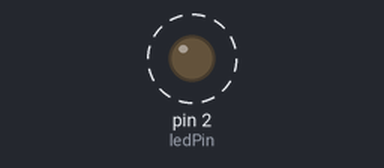
The sketch below on a simulated Arduino Uno, built with avr-gcc and run on an emulated ATmega328P. Shown: output pins drawn as LEDs (lit = HIGH). Dashed ring = blinking. What the sketch prints to the serial monitor is not drawn.

Above: at 0.5 s.
Timing chart, 0 to 4.6 s (numbered marks = the images above):
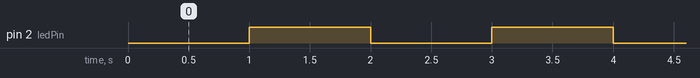

The sketch:

ex02_blink.ino
```cpp
const int ledPin = 2;
unsigned long previousMillis = 0;
const long interval = 1000; // 1000ms = 1s
bool ledState = LOW;

void setup() {
  pinMode(ledPin, OUTPUT);
  Serial.begin(115200);
}

void loop() {
  unsigned long currentMillis = millis();

  if (currentMillis - previousMillis >= interval) {
    previousMillis = currentMillis;
    ledState = !ledState;
    digitalWrite(ledPin, ledState);
    Serial.print("LED state: ");
    Serial.println(ledState ? "ON" : "OFF");
  }
}
```

Measured:
- by itself, pin 2 (ledPin): alternates HIGH for 1.0 s and LOW for 1.0 s
